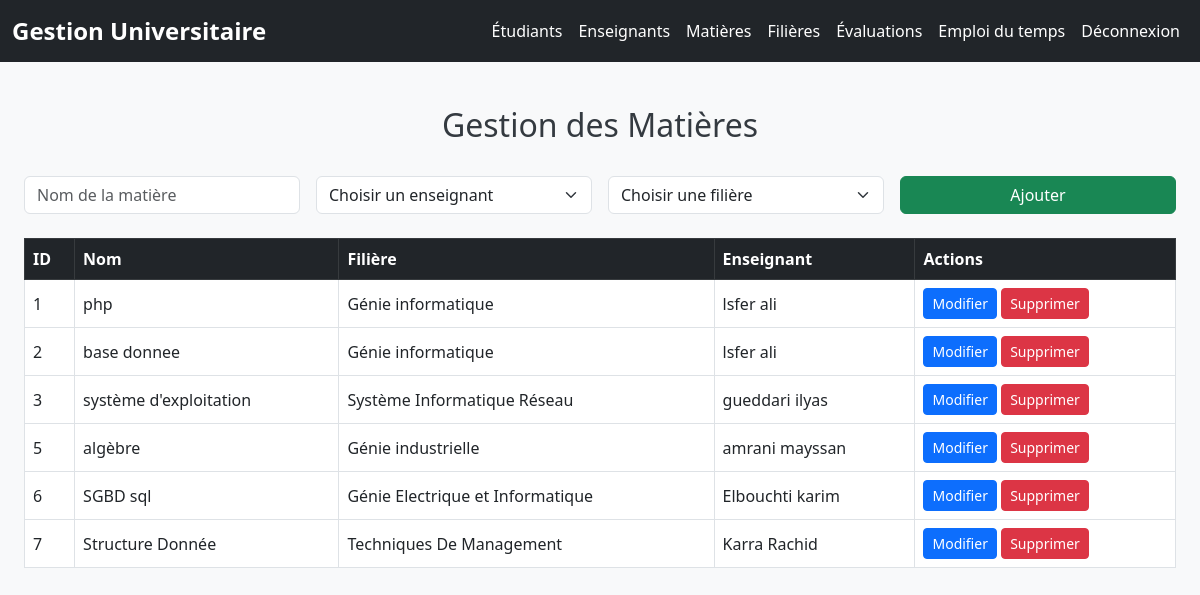
Page /matiere.php on the committed database.
### tables this page shows
CREATE TABLE `matieres` (
  `id_matiere` int(11) NOT NULL,
  `nom_matiere` varchar(100) DEFAULT NULL,
  `id_filiere` int(11) NOT NULL,
  `id_enseignant` int(11) NOT NULL
);

CREATE TABLE `filieres` (
  `id_filiere` int(11) NOT NULL,
  `nom_filiere` varchar(100) DEFAULT NULL
);

CREATE TABLE `enseignants` (
  `id_enseignant` int(11) NOT NULL,
  `nom` varchar(50) DEFAULT NULL,
  `prenom` varchar(50) DEFAULT NULL,
  `email` varchar(100) DEFAULT NULL
);

### matiere.php (the view, shortened to what this page needs)
<?php include('db.php'); ?>
<!DOCTYPE html>
<html lang="fr">
<head>
    <link href="https://cdn.jsdelivr.net/npm/bootstrap@5.3.0/dist/css/bootstrap.min.css" rel="stylesheet">
</head>
<body>
    <nav class="navbar navbar-expand-lg navbar-dark bg-dark">
        <div class="container-fluid">
        <a class="navbar-brand" href="index.php">Gestion Universitaire</a>
        <div class="collapse navbar-collapse" id="navbarNav">
            <ul class="navbar-nav">
            <li class="nav-item"><a class="nav-link" href="etudiants.php">Étudiants</a></li>
            <li class="nav-item"><a class="nav-link" href="enseignant.php">Enseignants</a></li>
            <li class="nav-item"><a class="nav-link" href="matiere.php">Matières</a></li>
            <li class="nav-item"><a class="nav-link" href="filiere.php">Filières</a></li>
            <li class="nav-item"><a class="nav-link" href="evaluation.php">Évaluations</a></li>
            <li class="nav-item"><a class="nav-link" href="emploi_temps.php">Emploi du temps</a></li>
            <li class="nav-item"><a class="nav-link" href="logout.php">Déconnexion</a></li>
            </ul>
        </div>
        </div>
    </nav>
    <div class="p-4">
    <h2 class="text-center">Gestion des Matières</h2>
    <br>
    <?php
    $id_matiere_edit = null;
    $matiere_edit = null;
    ?>
    <form method="post" class="row g-3 mb-4">
        <div class="col-md-3">
            <input type="text" name="nom_matiere" class="form-control" placeholder="Nom de la matière" required
                   value="<?= $matiere_edit['nom_matiere'] ?? '' ?>">
        </div>
        <div class="col-md-3">
            <select name="id_enseignant" class="form-select" required>
                <option value="">Choisir un enseignant</option>
            </select>
        </div>
        <div class="col-md-3">
            <select name="id_filiere" class="form-select" required>
                <option value="">Choisir une filière</option>
            </select>
        </div>
        <div class="col-md-3">
            <?php if ($matiere_edit): ?>
                <input type="hidden" name="id_matiere" value="<?= $id_matiere_edit ?>">
                <button type="submit" name="modifier" class="btn btn-warning">Mettre à jour</button>
            <?php else: ?>
                <button type="submit" name="ajouter" class="btn btn-success w-100">Ajouter</button>
            <?php endif; ?>
        </div>
    </form>
    <table class="table table-bordered">
        <thead class="table-dark">
            <tr>
                <th>ID</th><th>Nom</th><th>Filière</th><th>Enseignant</th><th>Actions</th>
            </tr>
        </thead>
        <tbody>
            <?php
                $sql = "SELECT m.id_matiere, m.nom_matiere, e.nom AS nom_ens, e.prenom, f.nom_filiere
                        FROM matieres m
                        JOIN enseignants e ON m.id_enseignant = e.id_enseignant
                        JOIN filieres f ON m.id_filiere = f.id_filiere";
                $stmt = $pdo->query($sql);
                foreach ($stmt as $row) {
                    echo "<tr>
                        <td>{$row['id_matiere']}</td>
                        <td>{$row['nom_matiere']}</td>
                        <td>{$row['nom_filiere']}</td>
                        <td>{$row['nom_ens']} {$row['prenom']}</td>
                        <td>
                            <a href='?edit={$row['id_matiere']}' class='btn btn-sm btn-primary'>Modifier</a>
                            <a href='?delete={$row['id_matiere']}' class='btn btn-sm btn-danger' onclick='return confirm(\"Supprimer ?\")'>Supprimer</a>
                        </td>
                    </tr>";
                }
            ?>
        </tbody>
    </table>
    </div>
</body>
</html>

### matiere.php (style rules this page uses)
.navbar-dark { background-color: #212529 !important; }
.navbar-brand { font-weight: bold; font-size: 1.5rem; color: #ffffff !important; transition: all 0.3s ease; }
.navbar-nav { margin-left: auto; }
.navbar-nav .nav-link { font-weight: 500; color: #ffffff !important; transition: all 0.3s ease; padding: 8px 15px; border-radius: 5px; }
body { background-color: #f8f9fa; }
h2 { margin-top: 20px; color: #343a40; }
table th, table td { vertical-align: middle !important; }

### rows in the picture
matieres: id_matiere "1", nom_matiere "php", id_filiere.nom_filiere "Génie informatique", id_enseignant.nom "lsfer", id_enseignant.prenom "ali"
matieres: id_matiere "2", nom_matiere "base donnee", id_filiere.nom_filiere "Génie informatique", id_enseignant.nom "lsfer", id_enseignant.prenom "ali"
matieres: id_matiere "3", nom_matiere "système d'exploitation", id_filiere.nom_filiere "Système Informatique Réseau", id_enseignant.nom "gueddari", id_enseignant.prenom "ilyas"
matieres: id_matiere "5", nom_matiere "algèbre", id_filiere.nom_filiere "Génie industrielle", id_enseignant.nom "amrani", id_enseignant.prenom "mayssan"
matieres: id_matiere "6", nom_matiere "SGBD sql", id_filiere.nom_filiere "Génie Electrique et Informatique", id_enseignant.nom "Elbouchti", id_enseignant.prenom "karim"
matieres: id_matiere "7", nom_matiere "Structure Donnée", id_filiere.nom_filiere "Techniques De Management", id_enseignant.nom "Karra", id_enseignant.prenom "Rachid"
